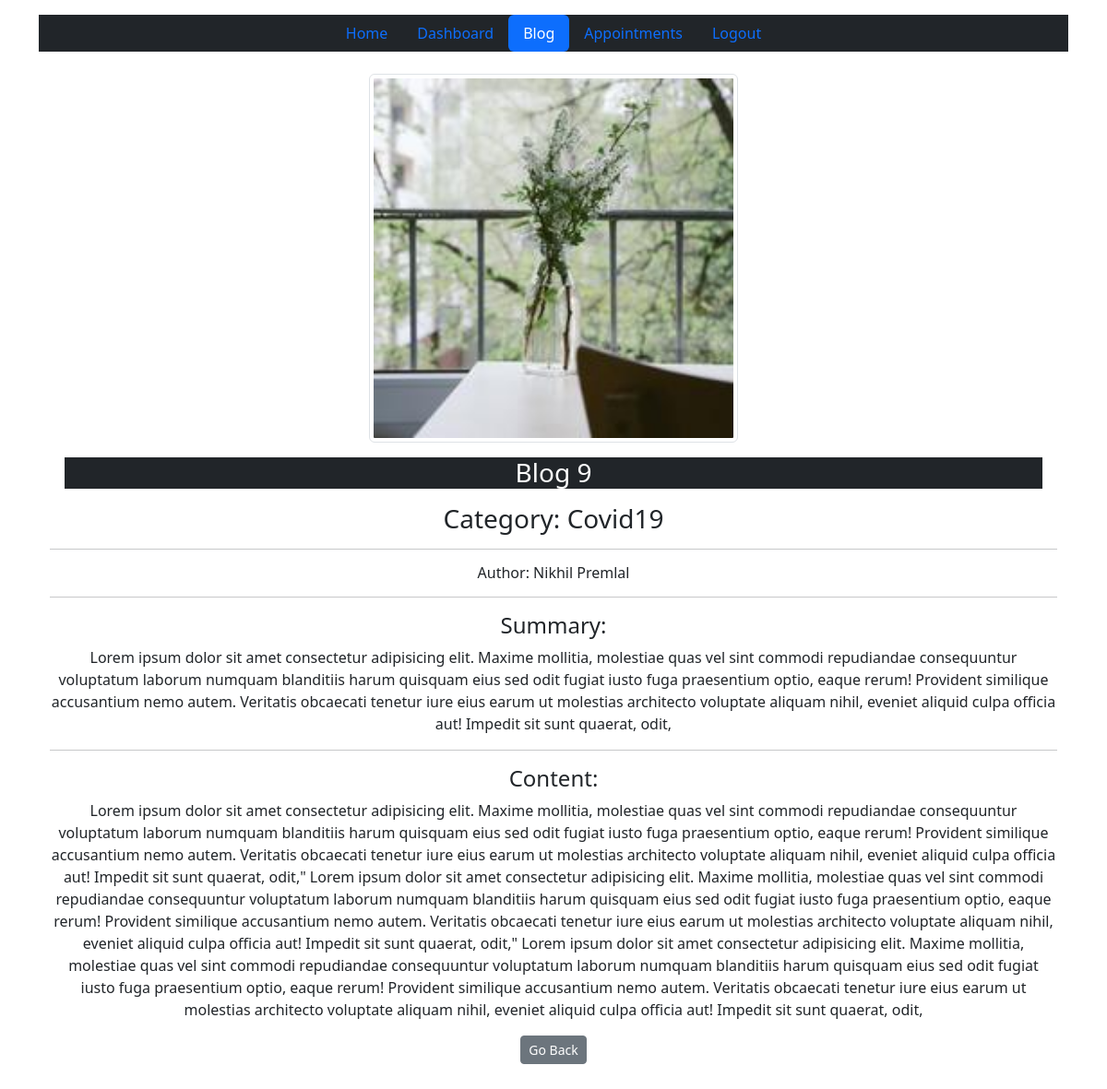
Page /blog/single/30/ (signed in) on the committed database.
### blog/models.py (models this page shows, shortened)
class Blog(models.Model):
    title = models.CharField(max_length=200)
    category = models.CharField(max_length=100, choices=CATEGORY_CHOICES)
    summary = models.TextField()
    content = models.TextField()
    author = models.ForeignKey(User, on_delete=models.CASCADE)
    is_draft = models.BooleanField(default=False)
    def blog_image_url(self, instance):
        return f"static/blog_images/{self.author.username}/{instance}"
    image = models.ImageField(upload_to=blog_image_url, default="static/blog_images/default.jpg")

### account/models.py (models this page shows, shortened)
class User(AbstractUser):
    user_type = models.CharField(max_length=10, choices=USER_TYPE)
    address = models.ForeignKey(Address, on_delete=models.CASCADE, null=True, blank=True)
    def profile_picture_url(self, instance):
        return f"static/profile_images/{instance}"
    profile_picture = models.ImageField(upload_to=profile_picture_url, null=True, default="static/profile_images/default.png")

### blog/views.py (the view)
# urls.py: path('single/<int:pk>/', BlogDetailView.as_view(), name='blog_detail'),  # single blog
@method_decorator(login_required, name='dispatch')
class BlogDetailView(View):
    model = Blog
    template_name = 'blog/blog_detail.html'
    context = {
        'active_nav': 'blog',
    }
    def get(self, request, pk):
        blog = Blog.objects.get(pk=pk)
        if blog.is_draft and request.user != blog.author:
            messages.error(request, "You don't have access to this blog")
            return redirect('blog_list')
        self.context['blog'] = blog
        self.context['title'] = blog.title
        return render(request, self.template_name, self.context)

### blog/templates/blog/blog_detail.html (shortened to what this page needs)
{% extends "account/layout.html" %}
{% block content %}
<div class="content mb-5">
    <div class="container">
        <img src="{{blog.image.url}}" class="img-thumbnail" width="400px" alt="...">
        <h3 class="text-center bg-dark text-white m-3">{{blog.title}}</h3>
        <h3>Category: {{blog.category}}</h3>
        <hr>
        <h6>Author: {{ blog.author.first_name }} {{ blog.author.last_name }}</h6>
        <hr>
        <h4 class="text-left">Summary:</h4>
        <p class="text-left">{{blog.summary}}</p>
        <hr>
        <h4 class="text-left">Content:</h4>
        <p class="text-left">{{blog.content}}</p>
    </div>
    <button onclick="history.back();" class="btn btn-secondary btn-sm">Go Back</button>
</div>
{% endblock content %}

### rows in the picture
Blog: image (picture), title "Blog 9", category "Covid19", author.first_name "Nikhil", author.last_name "Premlal", summary "Lorem ipsum dolor sit amet consectetur adipisicing elit. Maxime mollitia, molestiae quas vel sint commodi repudiandae consequuntur voluptatum laborum numquam blanditiis harum quisquam eius sed odit fugiat iusto fuga praesentium optio, eaque rerum! Provident similique accusantium nemo autem. Veritatis obcaecati tenetur iure eius earum ut molestias architecto voluptate aliquam nihil, eveniet aliquid culpa officia aut! Impedit sit sunt quaerat, odit,", content "Lorem ipsum dolor sit amet consectetur adipisicing elit. Maxime mollitia, molestiae quas vel sint commodi repudiandae consequuntur voluptatum laborum numquam blanditiis harum quisquam eius sed odit fugiat iusto fuga praesentium optio, eaque rerum! Provident similique accusantium nemo autem. Veritatis obcaecati tenetur iure eius earum ut molestias architecto voluptate aliquam nihil, eveniet aliquid culpa officia aut! Impedit sit sunt quaerat, odit,\" Lorem ipsum dolor sit amet consectetur adipisicing elit. Maxime mollitia, molestiae quas vel sint commodi repudiandae consequuntur voluptatum laborum numquam blanditiis harum quisquam eius sed odit fugiat iusto fuga praesentium optio, eaque…"
